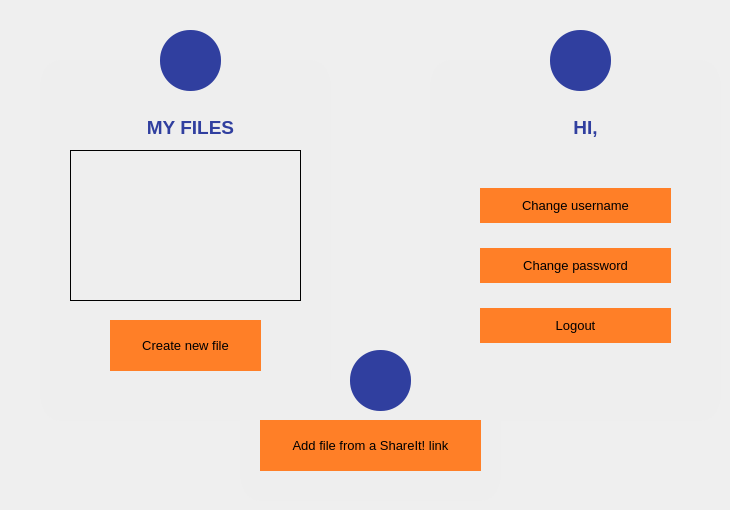
  <widget class="QWidget" name="filelistPage">
   <widget class="QFrame" name="frame_3">
    <property name="geometry">
     <rect>
      <x>430</x>
      <y>60</y>
      <width>291</width>
      <height>361</height>
     </rect>
    </property>
    <property name="maximumSize">
     <size>
      <width>1300</width>
      <height>1000</height>
     </size>
    </property>
    <property name="styleSheet">
     <string notr="true">background-color: rgb(238, 238, 238);
border-radius: 20px solid;
</string>
    </property>
    <property name="frameShape">
     <enum>QFrame::StyledPanel</enum>
    </property>
    <property name="frameShadow">
     <enum>QFrame::Raised</enum>
    </property>
    <widget class="QLabel" name="signupLabel_13">
     <property name="geometry">
      <rect>
       <x>40</x>
       <y>50</y>
       <width>231</width>
       <height>36</height>
      </rect>
     </property>
     <property name="styleSheet">
      <string notr="true"/>
     </property>
     <property name="text">
      <string>&lt;html&gt;&lt;head/&gt;&lt;body&gt;&lt;p align=&quot;center&quot;&gt;&lt;span style=&quot; font-size:14pt; font-weight:600; color:#303f9f;&quot;&gt;HI,&lt;/span&gt;&lt;/p&gt;&lt;/body&gt;&lt;/html&gt;</string>
     </property>
    </widget>
    <widget class="QWidget" name="layoutWidget">
     <property name="geometry">
      <rect>
       <x>50</x>
       <y>110</y>
       <width>191</width>
       <height>191</height>
      </rect>
     </property>
     <layout class="QVBoxLayout" name="verticalLayout_8">
      <property name="spacing">
       <number>7</number>
      </property>
      <item>
       <widget class="QPushButton" name="goChangeUsername">
        <property name="font">
         <font>
          <pointsize>10</pointsize>
         </font>
        </property>
        <property name="cursor">
         <cursorShape>PointingHandCursor</cursorShape>
        </property>
        <property name="styleSheet">
         <string notr="true">color: black;
padding: 10px;
background-color: rgb(255, 127, 39);
border-radius:none;</string>
        </property>
        <property name="text">
         <string>Change username</string>
        </property>
       </widget>
      </item>
      <item>
       <widget class="QPushButton" name="goChangePassword">
        <property name="font">
         <font>
          <pointsize>10</pointsize>
         </font>
        </property>
        <property name="cursor">
         <cursorShape>PointingHandCursor</cursorShape>
        </property>
        <property name="styleSheet">
         <string notr="true">color: black;
padding: 10px;
background-color: rgb(255, 127, 39);
border-radius:none;</string>
        </property>
        <property name="text">
         <string>Change password</string>
        </property>
       </widget>
      </item>
      <item>
       <widget class="QPushButton" name="logoutButton">
        <property name="font">
         <font>
          <pointsize>10</pointsize>
         </font>
        </property>
        <property name="cursor">
         <cursorShape>PointingHandCursor</cursorShape>
        </property>
        <property name="styleSheet">
         <string notr="true">color: black;
padding: 10px;
background-color: rgb(255, 127, 39);
border-radius:none;</string>
        </property>
        <property name="text">
         <string>Logout</string>
        </property>
       </widget>
      </item>
     </layout>
    </widget>
   </widget>
   <widget class="QFrame" name="frame_8">
    <property name="geometry">
     <rect>
      <x>40</x>
      <y>60</y>
      <width>291</width>
      <height>361</height>
     </rect>
    </property>
    <property name="maximumSize">
     <size>
      <width>1300</width>
      <height>1000</height>
     </size>
    </property>
    <property name="styleSheet">
     <string notr="true">background-color: rgb(238, 238, 238);
border-radius: 20px solid;
</string>
    </property>
    <property name="frameShape">
     <enum>QFrame::StyledPanel</enum>
    </property>
    <property name="frameShadow">
     <enum>QFrame::Raised</enum>
    </property>
    <widget class="QLabel" name="signupLabel_15">
     <property name="geometry">
      <rect>
       <x>70</x>
       <y>50</y>
       <width>161</width>
       <height>36</height>
      </rect>
     </property>
     <property name="styleSheet">
      <string notr="true"/>
     </property>
     <property name="text">
      <string>&lt;html&gt;&lt;head/&gt;&lt;body&gt;&lt;p align=&quot;center&quot;&gt;&lt;span style=&quot; font-size:14pt; font-weight:600; color:#303f9f;&quot;&gt;MY FILES&lt;/span&gt;&lt;/p&gt;&lt;/body&gt;&lt;/html&gt;</string>
     </property>
    </widget>
    <widget class="QPushButton" name="goCreatefile">
     <property name="geometry">
      <rect>
       <x>70</x>
       <y>260</y>
       <width>151</width>
       <height>51</height>
      </rect>
     </property>
     <property name="font">
      <font>
       <pointsize>10</pointsize>
      </font>
     </property>
     <property name="cursor">
      <cursorShape>PointingHandCursor</cursorShape>
     </property>
     <property name="styleSheet">
      <string notr="true">color: black;
padding: 10px;
background-color: rgb(255, 127, 39);
border-radius:none;</string>
     </property>
     <property name="text">
      <string>Create new file</string>
     </property>
    </widget>
    <widget class="QListWidget" name="filelistWidget">
     <property name="geometry">
      <rect>
       <x>30</x>
       <y>90</y>
       <width>231</width>
       <height>151</height>
      </rect>
     </property>
     <property name="styleSheet">
      <string notr="true">background-color: rgb(238, 238, 238);
border: 1px solid;
border-radius:0px;
</string>
     </property>
    </widget>
   </widget>
   <widget class="QToolButton" name="toolButton_8">
    <property name="enabled">
     <bool>false</bool>
    </property>
    <property name="geometry">
     <rect>
      <x>160</x>
      <y>30</y>
      <width>61</width>
      <height>61</height>
     </rect>
    </property>
    <property name="styleSheet">
     <string notr="true">border-radius: 30px;
background-color: rgb(48, 63, 159);
</string>
    </property>
    <property name="text">
     <string/>
    </property>
    <property name="icon">
     <iconset resource="textedit.qrc">
      <normaloff>:/images/files.png</normaloff>
      <disabledoff>:/images/files.png</disabledoff>:/images/files.png</iconset>
    </property>
    <property name="iconSize">
     <size>
      <width>50</width>
      <height>50</height>
     </size>
    </property>
   </widget>
   <widget class="QFrame" name="frame_11">
    <property name="geometry">
     <rect>
      <x>240</x>
      <y>380</y>
      <width>261</width>
      <height>121</height>
     </rect>
    </property>
    <property name="maximumSize">
     <size>
      <width>1300</width>
      <height>1000</height>
     </size>
    </property>
    <property name="styleSheet">
     <string notr="true">background-color: rgb(238, 238, 238);
border-radius: 20px solid;
</string>
    </property>
    <property name="frameShape">
     <enum>QFrame::StyledPanel</enum>
    </property>
    <property name="frameShadow">
     <enum>QFrame::Raised</enum>
    </property>
    <widget class="QPushButton" name="goAddFile">
     <property name="geometry">
      <rect>
       <x>20</x>
       <y>40</y>
       <width>221</width>
       <height>51</height>
      </rect>
     </property>
     <property name="font">
      <font>
       <pointsize>10</pointsize>
      </font>
     </property>
     <property name="cursor">
      <cursorShape>PointingHandCursor</cursorShape>
     </property>
     <property name="styleSheet">
      <string notr="true">color: black;
background-color: rgb(255, 127, 39);
border-radius:none;</string>
     </property>
     <property name="text">
      <string>Add file from a ShareIt! link</string>
     </property>
    </widget>
   </widget>
   <widget class="QToolButton" name="toolButton_3">
    <property name="enabled">
     <bool>false</bool>
    </property>
    <property name="geometry">
     <rect>
      <x>550</x>
      <y>30</y>
      <width>61</width>
      <height>61</height>
     </rect>
    </property>
    <property name="styleSheet">
     <string notr="true">border-radius: 30px;
background-color: rgb(48, 63, 159);
</string>
    </property>
    <property name="text">
     <string/>
    </property>
    <property name="icon">
     <iconset resource="textedit.qrc">
      <normaloff>:/images/profile.png</normaloff>
      <disabledoff>:/images/profile.png</disabledoff>:/images/profile.png</iconset>
    </property>
    <property name="iconSize">
     <size>
      <width>50</width>
      <height>50</height>
     </size>
    </property>
   </widget>
   <widget class="QToolButton" name="toolButton_11">
    <property name="enabled">
     <bool>false</bool>
    </property>
    <property name="geometry">
     <rect>
      <x>350</x>
      <y>350</y>
      <width>61</width>
      <height>61</height>
     </rect>
    </property>
    <property name="mouseTracking">
     <bool>false</bool>
    </property>
    <property name="styleSheet">
     <string notr="true">border-radius: 30px;
background-color: rgb(48, 63, 159);
</string>
    </property>
    <property name="text">
     <string/>
    </property>
    <property name="icon">
     <iconset>
      <normaloff>images/generateUri.png</normaloff>
      <disabledoff>:/images/generateUri.png</disabledoff>
      <disabledon>:/images/generateUri.png</disabledon>images/generateUri.png</iconset>
    </property>
    <property name="iconSize">
     <size>
      <width>45</width>
      <height>45</height>
     </size>
    </property>
    <property name="checkable">
     <bool>false</bool>
    </property>
    <property name="checked">
     <bool>false</bool>
    </property>
   </widget>
   <zorder>frame_3</zorder>
   <zorder>frame_8</zorder>
   <zorder>frame_11</zorder>
   <zorder>toolButton_8</zorder>
   <zorder>toolButton_3</zorder>
   <zorder>toolButton_11</zorder>
  </widget>
